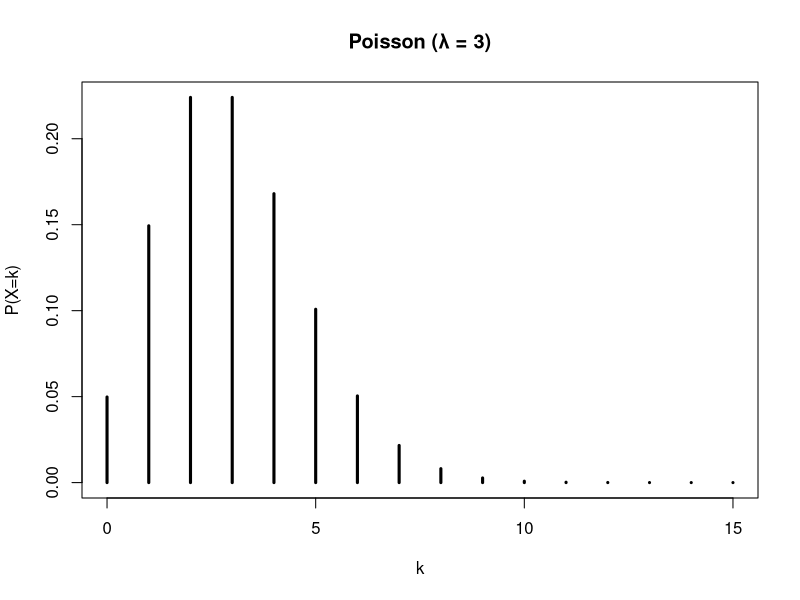
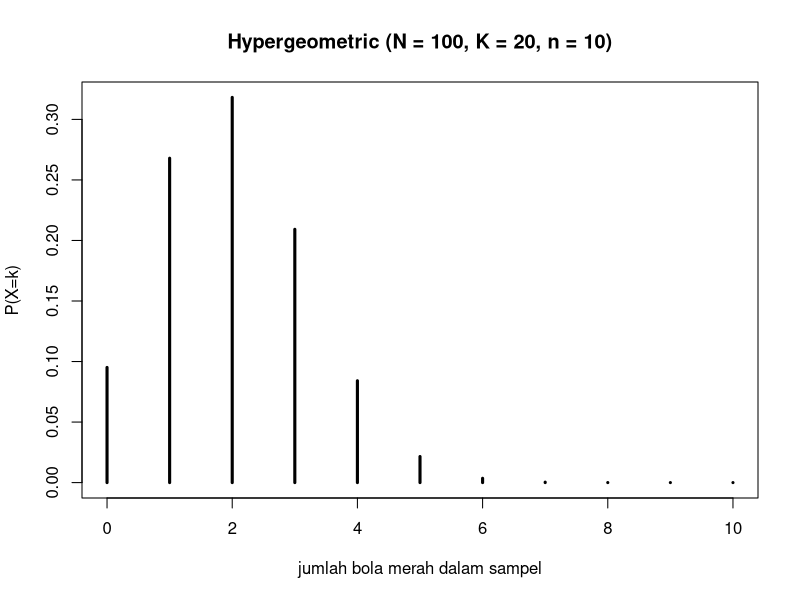
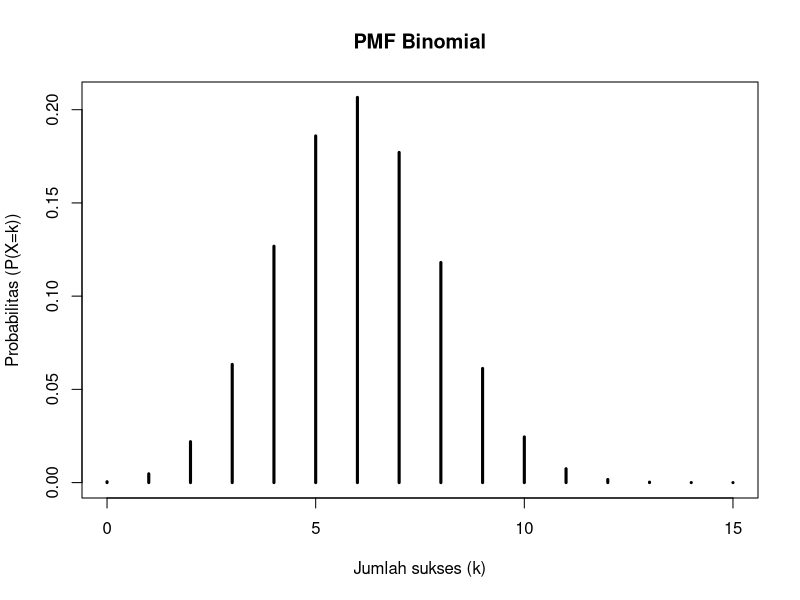
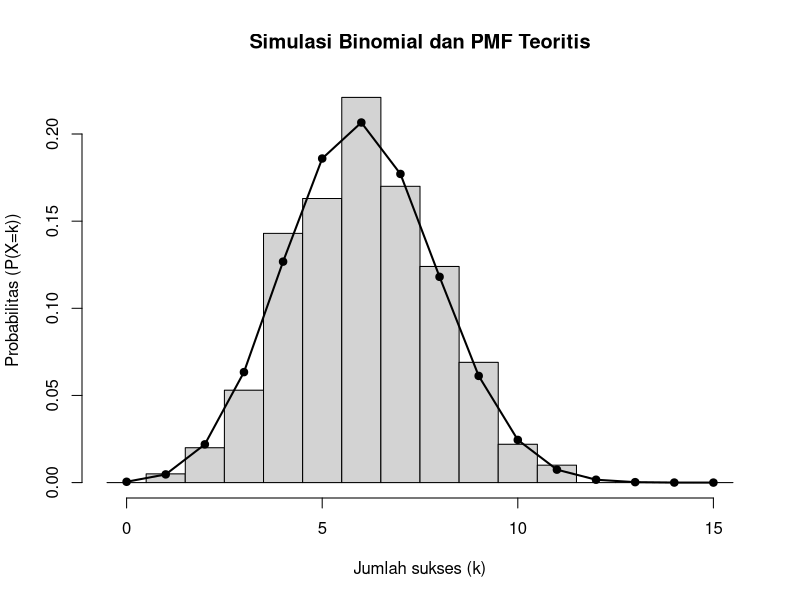

Recreate these plots in R, in order.
## TUGAS PERTEMUAN 4 : SEBARAN DISKRIT ##
# Nama : Masda Ayu Nugrahawati
# NIM : 3338250005


#1. Sebaran Poisson 
lambda <- 3

#P(X≥5)
peluang <- 1 - ppois(4, lambda)
peluang

#PMF dan Grafik
x_pois <- 0:15
pmf_pois <- dpois(x_pois, lambda)
plot(x_pois, pmf_pois, type = "h", lwd = 3,
     main = "Poisson (λ = 3)",
     xlab = "k",
     ylab = "P(X=k)")


#2. Sebaran Hipergeometrik
N <- 100 #ukuran populasi
K <- 20 #jumlah bola merah
n_hyper <- 10 #sampel

#Domain k (nilai yang mungkin terjadi)
k_hyper <- seq(from = max(0, n_hyper + K - N),
         to = min(n_hyper, K))
k_hyper

#PMF
pmf_hyper <- dhyper(k_hyper, m = K, n = N - K, k = n_hyper)

data.frame(jumlah_merah = k_hyper, peluang = pmf_hyper)

#Plot PMF
plot(k_hyper, pmf_hyper, type = "h", lwd = 3,
     main = paste0("Hypergeometric (N = ", N,
                   ", K = ", K, ", n = ", n_hyper, ")"),
     xlab = "jumlah bola merah dalam sampel",
     ylab = "P(X=k)")


#3. Sebaran Binomial
n_binom <- 15
p_binm <- 0.4
x_binom <- 0:n_binom

#Simulasi 1000 percobaan
set.seed(2025)
samp <- rbinom(1000, size=n_binom, prob=p_binm)

#Hasil simulasi
head(samp, n = 10)

#PMF Teoritis
pmf_binom <- dbinom(x_binom, size=n_binom, prob=p_binm)
plot(x_binom, pmf_binom, type = "h", lwd = 3,
     main = "PMF Binomial",
     xlab = "Jumlah sukses (k)",
     ylab="Probabilitas (P(X=k))")

#Histogram hasil simulasi
hist(samp,
     breaks=seq(-0.5, n_binom+0.5, by=1),
     probability=TRUE,
     main="Simulasi Binomial dan PMF Teoritis",
     xlab="Jumlah sukses (k)",
     ylab="Probabilitas (P(X=k))")

#Tambah point dan line
points(x_binom, pmf_binom, pch = 19)
lines(x_binom, pmf_binom, lwd = 2)
